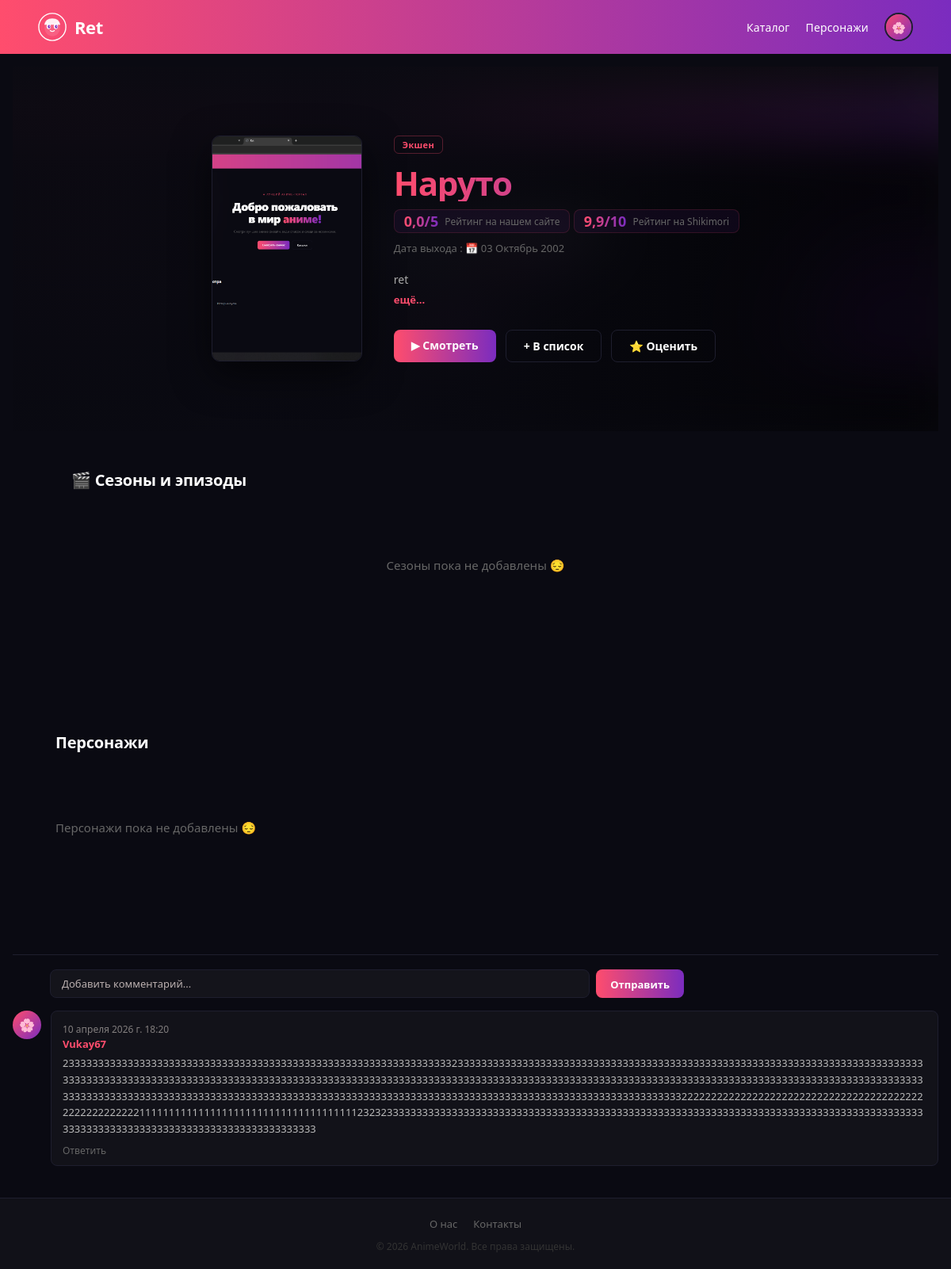
/anime/наруто/, run on an earlier commit of the app's database.
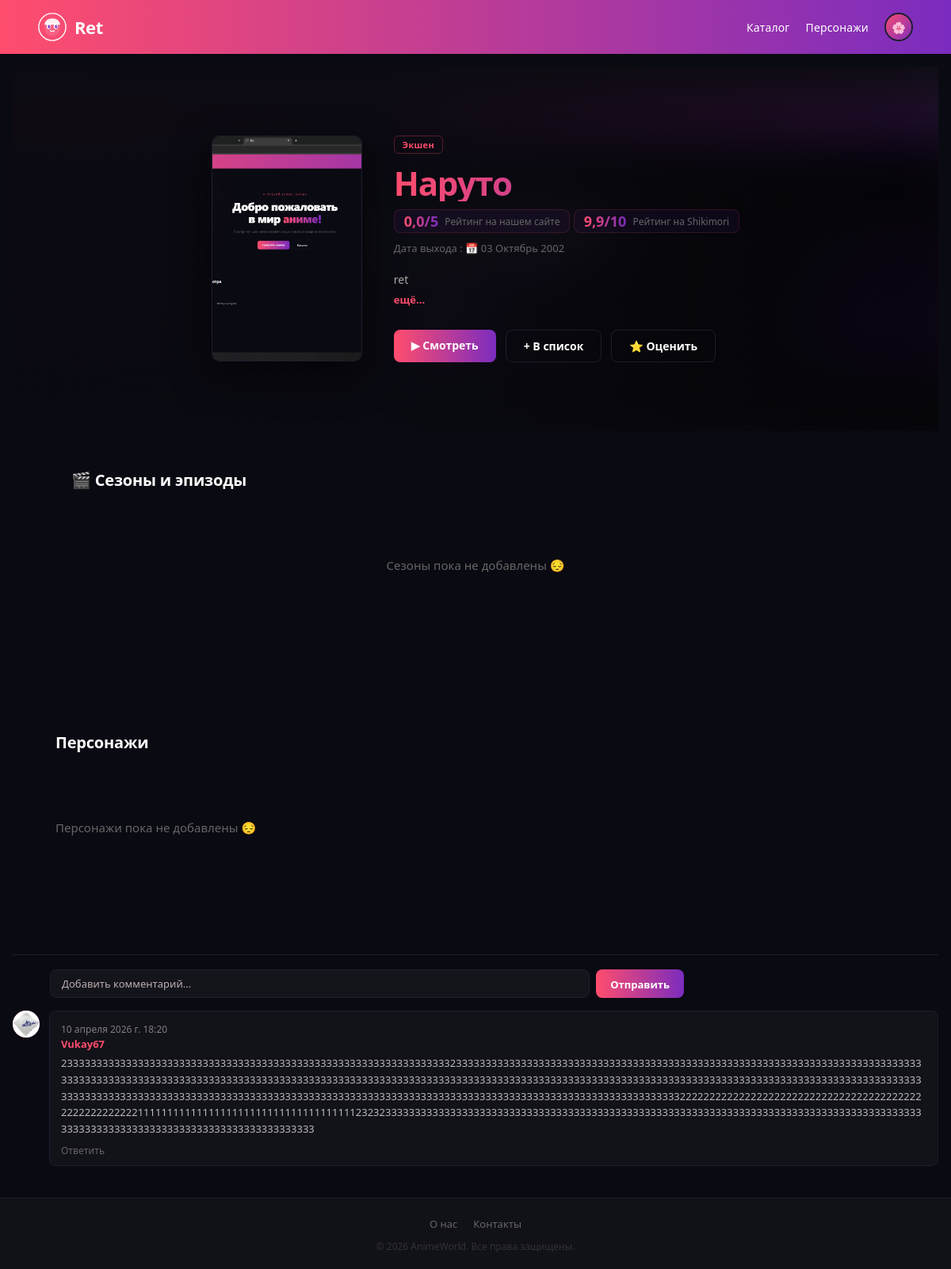
And on a later commit of the database.
### core/models.py (models this page shows, shortened)
class Anime(models.Model):
    name = models.CharField(verbose_name="Название")
    name_en = models.CharField(verbose_name="Название на английском")
    slug = models.SlugField(unique=True, blank=True, verbose_name="Slug")
    image = models.ImageField(upload_to="anime_poster", verbose_name="Постер")
    description = models.TextField(verbose_name="Описание")
    release_year = models.DateField(verbose_name="Дата выхода")
    shikimori_rating = models.DecimalField(max_digits=3, decimal_places=1, verbose_name="Рейтинг Shikimori")
    our_rating = models.FloatField(default=0, verbose_name="Наш рейтинг")
    genres = models.ManyToManyField("Genre", related_name="animes", verbose_name="Жанры")
    class Meta:
        verbose_name = "Аниме"
        verbose_name_plural = "Аниме"

class Genre(models.Model):
    name = models.CharField(max_length=100, verbose_name="Название")
    class Meta:
        verbose_name = "Жанр"
        verbose_name_plural = "Жанры"

class Comments(models.Model):
    created_at = models.DateTimeField(auto_now_add=True, verbose_name="Дата создания")
    author = models.ForeignKey(CustemUser, on_delete=models.CASCADE, verbose_name="Автор")
    anime = models.ForeignKey(Anime, on_delete=models.CASCADE, related_name="comments", verbose_name="Аниме")
    content = models.CharField(max_length=600, verbose_name="Содержание")
    parent = models.ForeignKey("self", on_delete=models.CASCADE, null=True, blank=True, verbose_name="Родительский комментарий")
    class Meta:
        verbose_name = "Комментарий"
        verbose_name_plural = "Комментарии"

class CustemUser(AbstractUser):
    avatar = models.ImageField(upload_to="avatars", null=True, blank=True, verbose_name="Аватар")
    description = models.TextField(max_length=250, null=True, blank=True, verbose_name="Описание")
    class Meta:
        verbose_name = "Пользователь"
        verbose_name_plural = "Пользователи"

### core/views.py (the view)
# urls.py: path('anime/<str:slug>/', anime_detail_page, name="anime_detail_page"),
def anime_detail_page(request, slug):
    anime = get_object_or_404(
        Anime.objects.prefetch_related('genres', 'seasons__episodes'),
        slug=slug
    )
    current_bookmark = None
    current_reating = None
    if request.user.is_authenticated:
        bookmark = Bookmark.objects.filter(user=request.user, anime=anime).first()
        if bookmark:
            current_bookmark = bookmark.status
    if request.user.is_authenticated:
        point = Reating.objects.filter(user=request.user, anime=anime).first()
        if point:
            current_reating = point.point
    character = Character.objects.filter(anime=anime).order_by('-gg')
    context = {
        "anime": anime,
        "character": character,
        'current_bookmark': current_bookmark,
        "current_reating": current_reating
    }
    return render(request, "anime_detail.html", context)

### core/templates/anime_detail.html (shortened to what this page needs)
{% extends './base.html' %}
{% block content %}
<main class="main">
    <section class="detail-hero">
        {% if anime.image %}
        <div class="detail-hero-bg" style="background-image: url('{{ anime.image.url }}');"></div>
        {% else %}
        <div class="detail-hero-bg detail-hero-bg-empty"></div>
        {% endif %}
        <div class="detail-hero-overlay"></div>
        <div class="detail-hero-content">
            <div class="detail-poster">
                {% if anime.image %}
                    <img src="{{ anime.image.url }}" alt="{{ anime.name }}" />
                {% else %}
                    <div class="detail-poster-empty">{{ anime.name|first }}</div>
                {% endif %}
            </div>
            <div class="detail-info">
                <div class="detail-genres">
                    {% for genre in anime.genres.all %}
                        <span class="detail-genre-tag">{{ genre.name }}</span>
                    {% endfor %}
                </div>
                <h1 class="detail-title">{{ anime.name }}</h1>
                <div class="shikiori-rating">
                    <span class="shikimori-rating-score">{{ anime.our_rating }}/5</span>
                    <span class="shikimori-rating-label">Рейтинг на нашем сайте</span>
                </div>
                <div class="shikimori-rating">
                    <span class="shikimori-rating-score">{{ anime.shikimori_rating }}/10</span>
                    <span class="shikimori-rating-label">Рейтинг на Shikimori</span>
                </div>
                <p class="detail-year">Дата выхода : 📅 {{ anime.release_year|date:"d F Y" }}</p>
                <div class="detail-desc-wrap">
                    <p class="detail-desc" id="descText">{{ anime.description }}</p>
                    <button class="desc-toggle" id="descToggle" onclick="toggleDesc()">ещё...</button>
                </div>
                <div class="detail-actions">
                    <a class="btn-primary" href="#wached">▶ Смотреть</a>
                    <div class="watchlist-dropdown-wrap">
                        <button class="btn-secondary {% if current_bookmark %}watchlist-active{% endif %}"
                                id="watchlistBtn"
                                onclick="toggleWatchlist(event)">
                            {% if current_bookmark == 'planned' %}
                                👁️ Буду смотреть
                            {% elif current_bookmark == 'watched' %}
                                ✅ Просмотрено
                            {% else %}
                                + В список
                            {% endif %}
                        </button>
                    </div>
                    <div class="rating-wrap">
                        <button class="btn-secondary {% if current_reating %}watchlist-active{% endif %} rating-btn" id="ratingBtn" onclick="toggleRating(event)">
                            {% if current_reating == '1' %}
                                1
                            {% elif current_reating == '2' %}
                                2
                            {% elif current_reating == '3' %}
                                3
                            {% elif current_reating == '4' %}
                                4
                            {% elif current_reating == '5' %}
                                5
                            {% else %}
                            ⭐ Оценить
                            {% endif %}
                        </button>
                    </div>
                </div>
            </div>
        </div>
    </section>
    <section class="detail-seasons" id="wached">
        <h2 class="detail-section-title">🎬 Сезоны и эпизоды</h2>
        <div class="seasons-list" id="seasons-wrapper">
        {% for season in anime.seasons.all %}
            <div class="season-block">
                <div class="season-header" onclick="toggleSeason(this)">
                    <span>Сезон {{ season.seasons_number }}</span>
                    <span class="season-ep-count">{{ season.episodes.count }} эп.</span>
                    <span class="season-arrow">▾</span>
                </div>
                <div class="season-episodes" data-ep-count="{{ season.episodes.count }}">
                    {% for episode in season.episodes.all %}
                    <div class="episode-row">
                        <span class="episode-num">{{ episode.episode_number }}</span>
                        <span class="episode-title">{{ episode.title }}</span>
                        <a href="{% url 'episode_detail' episode.season.anime.slug episode.episode_number %}" class="episode-play">▶</a>
                    </div>
                    {% empty %}
                    <p class="season-empty">Эпизоды не добавлены</p>
                    {% endfor %}
                </div>
            </div>
        {% empty %}
        <p class="season-empty-main">Сезоны пока не добавлены 😔</p>
        {% endfor %}
        </div>
    </section>
    <section class="characters-page detail-characters">
        <h2 class="detail-section-title">Персонажи</h2>
        <div class="characters-scroll">
            {% for c in character %}
            <div class="char-card">
                <div class="char-thumb">
                    {% if c.image %}
                        <img src="{{ c.image.url }}" alt="{{ c.name }}"/>
                    {% else %}
                        <div class="char-no-img">{{ c.name|first }}</div>
                    {% endif %}
                </div>
                <div class="char-info">
                    <h3 class="char-name">
                        {{ c.name }}
                        {% if c.gg %}
                            <a href="{% url 'all_gg_page' %}" class="char-gg">★ ГГ</a>
                        {% endif %}
                    </h3>
                    <a href="{% url 'anime_detail_page' c.anime.slug %}" class="char-anime">{{ c.anime.name }}</a>
                    <div class="char-details">
                        <span class="char-tag">Цвет глаз: {{ c.get_eye_color_display }}</span>
                        <span class="char-tag">Цвет волос: {{ c.get_hair_color_display }}</span>
                        {% if c.age %}<span class="char-tag">Возраст: {{ c.age }} лет</span>{% endif %}
                        <span class="char-tag">Пол: {{ c.get_gender_display }}</span>
                        <span class="char-tag">Раса: {{ c.get_species_display }}</span>
                    </div>
                </div>
            </div>
            {% empty %}
            <p class="characters-empty">Персонажи пока не добавлены 😔</p>
            {% endfor %}
        </div>
    </section>
    <div class="comments-list" id="commentsList">
        <div class="comment-form">
        <form class="comment-input" action="{% url 'comment_action' anime.slug %}" method="post">
          <input  name="comment" class="input" placeholder="Добавить комментарий..." />
          <button class="send" type="submit">Отправить</button>
        </form>
      </div>
    {% for comment in anime.comments.all %}
    <article class="comment" style="display:none;" data-index="{{ forloop.counter0 }}">
        {% if comment.author.avatar %}
            <img aria-hidden="true" class="c-userpic" src="{{ comment.author.avatar.url }}" alt="">
        {% else %}
            <span class="profile-avatar-default" aria-hidden="true">🌸</span>
        {% endif %}
        <div class="c-body">
            <div class="c-top">
                <span style="font-size: 12px;color: #827e7e;">{{ comment.created_at }}</span>
                <a href="{% url 'profil_page' comment.author.username %}" class="c-name"><strong>{{ comment.author }}</strong></a>
            </div>
            <p class="c-text">
                {{ comment.content }}
            </p>
            <div class="c-actions muted small">
                <button class="linklike" type="button">Ответить</button>
            </div>
        </div>
    </article>
    {% endfor %}
    </div>
</main>
{% endblock %}

### core/templates/base.html (shortened to what this page needs)
{% load static %}
<!DOCTYPE html>
<html lang="ru">
<head>
    <link rel="stylesheet" href="{% static 'css/style.css' %}">
    <link rel="stylesheet" href="{% static 'css/mobile.css' %}">
</head>
<body>
    <header class="header">
        <a id="main-link" href="{% url 'main_page' %}" class="logo">
            Ret
        </a>
        <nav class="nav">
            <ul>
                <li id="catalog-link">
                    <a href="{% url 'all_anime_page' %}" id="catalog-anchor">Каталог</a>
                </li>
                <li id="characters-link">
                    <a href="{% url 'characters_page' %}">Персонажи</a>
                </li>
                <li>
                    {% if request.user.is_authenticated %}
                    <a href="{% url 'profil_page' request.user.username %}" class="profile-btn">
                        {% if request.user.avatar %}
                            <img src="{{ request.user.avatar.url }}" alt="{{ request.user.username }}" class="profile-avatar-img"/>
                        {% else %}
                            <div class="profile-avatar-default">🌸</div>
                        {% endif %}
                    </a>
                    {% else %}
                    <a href="{% url 'login_page' %}" class="profile-btn">
                        <div class="profile-avatar-default">🌸</div>
                    </a>
                    {% endif %}
                </li>
            </ul>
        </nav>
    </header>
{% block content %}
{% endblock %}
    <footer class="footer">
        <ul>
            <li><a href="{% url 'about_page' %}">О нас</a></li>
            <li><a href="{% url 'contacts_page' %}">Контакты</a></li>
        </ul>
        <p>© 2026 AnimeWorld. Все права защищены.</p>
    </footer>
</body>
</html>

What changed in the data, as far as the page shows it:
changed through a linked row, Comments "Vukay67": author.avatar: picture added; no longer shows "🌸"
